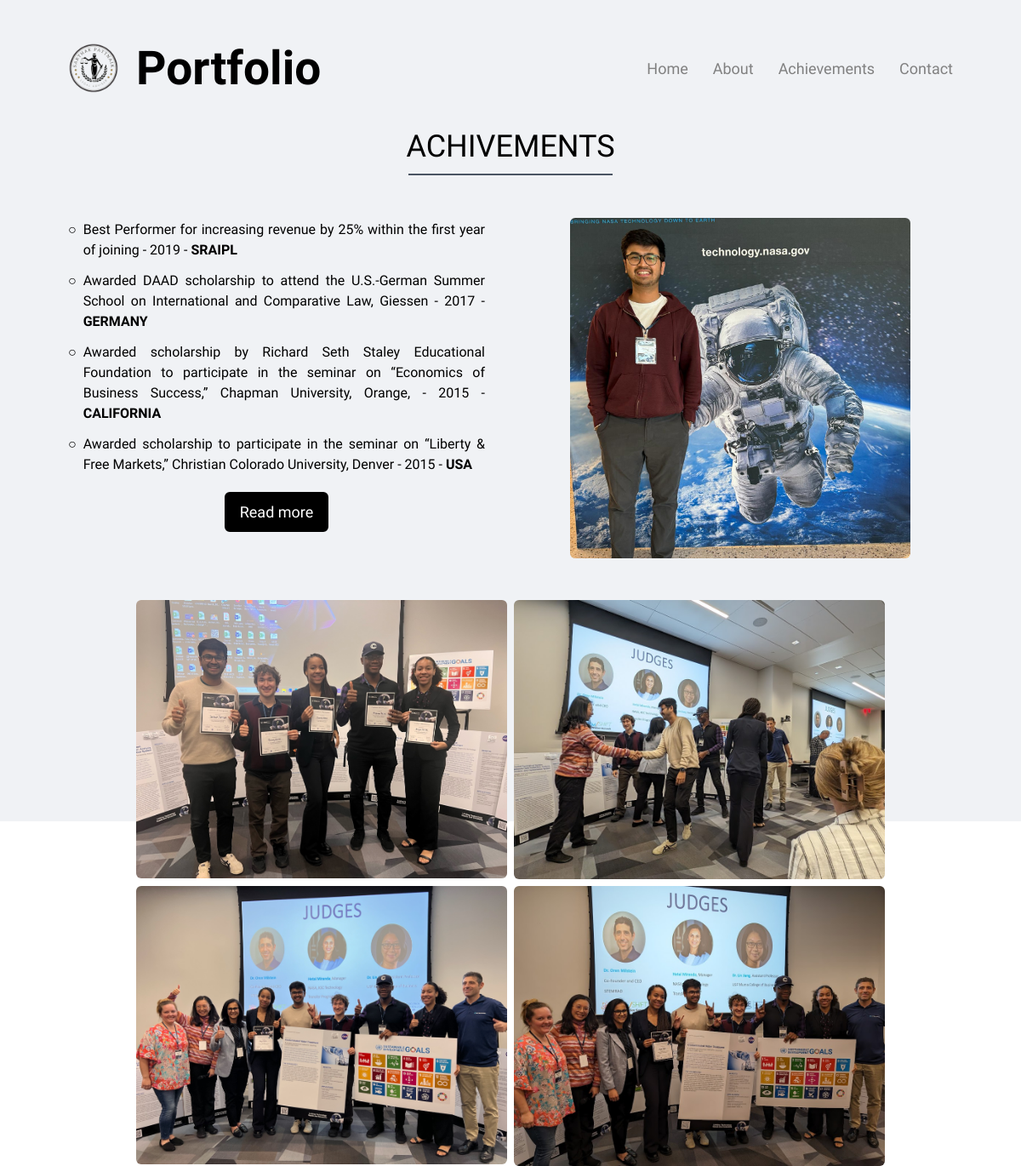
Screenshot of /achivements with the database file from the repository.
### myapp/models.py (models this page shows)
class AchivementsModel(models.Model):
    name = models.CharField(max_length = 200)
    year = models.CharField(max_length = 5)
    location = models.CharField(max_length = 100)

### myapp/views.py (the view)
# urls.py: path("achivements",views.achivements,name="achivements")
def achivements(request):
    achivements = AchivementsModel.objects.all()
    data = {
        "achivements":achivements
    }
    return render(request,'achivements.html',data)

### templates/achivements.html (shortened to what this page needs)
{%extends "base.html"%} {%load static %} {%block body %}
<section class="education bg-white" id="education">
  <div class="max-width mt-10">
    <h2 class="text-center p-3 text-4xl tit" style="font-family:Quattrocento;">ACHIVEMENTS</h2>
    <hr class="border border-gray-600 w-60 mx-auto">
      <div class="education-content mt-10">
          <div class="column left">
                  {% for i in achivements %}
                      <div class="flex flex-row gap-2 mt-3">
                          <p>○</p>
                          <p>{{i.name}} - {{i.year}} - <span class="font-bold">{{i.location}}</span></p>
                      </div>
                  {% endfor %}
              <center><a href="#" class="mb-10">Read more</a></center>
          </div>
          <div class="column right">
            <img src={% static '/Assets/achi.jpeg' %} alt="" class="ml-10">
          </div>
  </div>
  <div class="max-width mt-10 h-40 grid grid-cols-2 gap-2">
    <img class="rounded-md" src={% static '/fwd/1.jpg' %} alt="">
    <img class="rounded-md" src={% static '/fwd/5.jpg' %} alt="">
    <img class="rounded-md" src={% static '/fwd/2.jpg' %} alt="">
    <img class="rounded-md" src={% static '/fwd/4.jpg' %} alt="">
  </div>
</section>
{%endblock body%}

### templates/base.html (shortened to what this page needs)
{% load static %}
<!DOCTYPE html>
<html lang="en">
<head>
    <link rel="stylesheet" href={% static '/Styles/style.css' %}>
    <link rel="stylesheet" href="https://cdnjs.cloudflare.com/ajax/libs/font-awesome/5.15.3/css/all.min.css"/>
    <link rel="stylesheet" href="https://cdnjs.cloudflare.com/ajax/libs/OwlCarousel2/2.3.4/assets/owl.carousel.min.css"/>
     <script src="https://cdn.tailwindcss.com"></script>
</head>
<body>
    <nav class="navbar">
        <div class="max-width">
            <div class="logo"><img src={% static '/Assets/LOGONOBG.png' %} alt="" style="width: 100px; height: 100px; margin-left:-20px;"><a href="#">Portfolio</span></a></div>
            <ul class="menu">
                <li><a href="/" class="menu-btn" style="color:gray;">Home</a></li>
                <li><a href="/services" class="menu-btn" style="color:gray;">About</a></li>
    <li><a href="/achivements" class="menu-btn" style="color:gray;">Achievements</a></li>
                <li><a href="/contact" class="menu-btn" style="color:gray;">Contact</a></li>
            </ul>
        </div>
    </nav>
    {% block body %}{% endblock body %}
</body>
</html>

### static/Styles/style.css (style rules this page uses)
* { margin: 0; padding: 0; box-sizing: border-box; text-decoration: none; }
html { scroll-behavior: smooth; }
section { padding: 100px 0; background: hsl(216, 19%, 95%) !important; }
.max-width { max-width: 1300px; padding: 0 80px; margin: auto; }
.about, .services, .skills, .education, .experience, .teams, .contact, .nyaayAI, footer { font-family: "Quattrocento", serif; }
.about .about-content, .services .serv-content, .education .education-content, .experience .experience-content, .nyaayAI .nyaayAI-content, .skills .skills-content, .contact .contact-content { display: flex; flex-wrap: wrap; align-items: center; justify-content: space-between; }
.navbar { position: fixed; width: 100%; z-index: 999; padding: 30px 0; font-family: "Quattrocento", serif; transition: all 0.3s ease; }
.navbar .max-width { display: flex; align-items: center; justify-content: space-between; }
.navbar .logo a { color: black; font-size: 55px; font-weight: 600; }
.navbar .menu li { list-style: none; display: inline-block; }
.navbar .menu li a { display: block; color: black; font-size: 18px; font-weight: 500; margin-left: 25px; transition: color 0.3s ease; }
.menu-btn { color: #fff; font-size: 23px; cursor: pointer; display: none; }
.education .education-content .right img { height: 400px; width: 400px; object-fit: cover; border-radius: 6px; }
.education .education-content .column { width: calc(50% - 30px); }
.education .education-content .left p { text-align: justify; }
.education .education-content .left a { display: inline-block; background: black; color: #fff; font-size: 18px; font-weight: 500; padding: 8px 16px; margin-top: 20px; border-radius: 6px; border: 2px solid black; transition: all 0.3s ease; }
.logo { display: flex; align-items: center; }

### rows the page displays
AchivementsModel: name "Best Performer for increasing revenue by 25% within the first year of joining", year "2019", location "SRAIPL"
AchivementsModel: name "Awarded DAAD scholarship to attend the U.S.-German Summer School on International and Comparative Law, Giessen", year "2017", location "GERMANY"
AchivementsModel: name "Awarded scholarship by Richard Seth Staley Educational Foundation to participate in the seminar on “Economics of Business Success,” Chapman University, Orange,", year "2015", location "CALIFORNIA"
AchivementsModel: name "Awarded scholarship to participate in the seminar on “Liberty & Free Markets,” Christian Colorado University, Denver", year "2015", location "USA"
